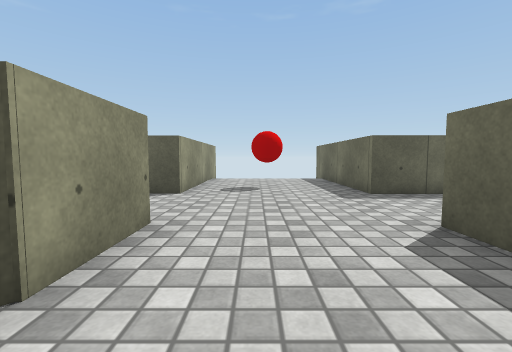
view 1 (above)

16 first-person views from a walk through a 3-D level made in the Unity game engine. The camera is 0.46 m above the floor, tilts 4° down and sees 90° across. The floor is counted in squares, 0.5 m on a side. Each view is taken from the middle of a square. On the plan, view 1 faces up. The plan holds only what a view shows up to about 10 squares ahead; the rest is blank. The player character is not drawn. Surface patterns are stand-ins for the level's own textures.

view 2
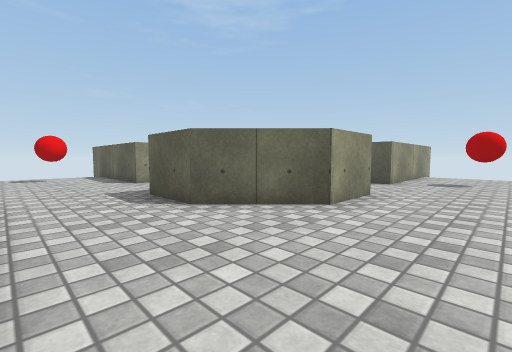

view 3
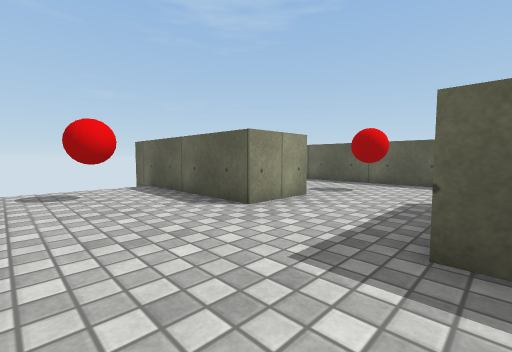

view 4
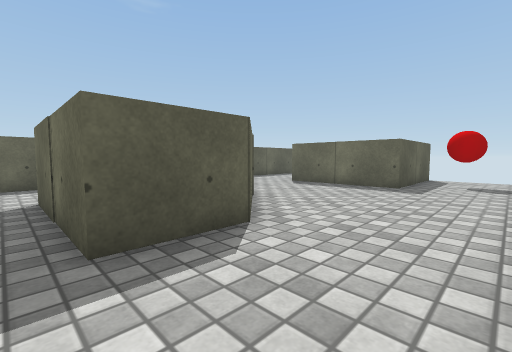

view 5
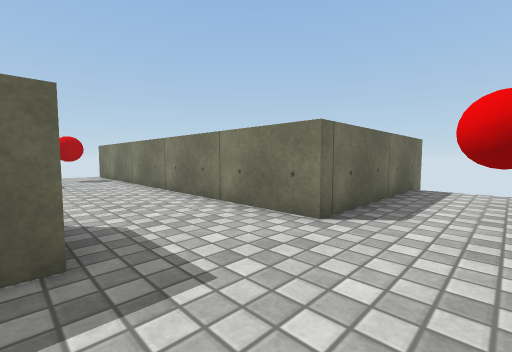

view 6
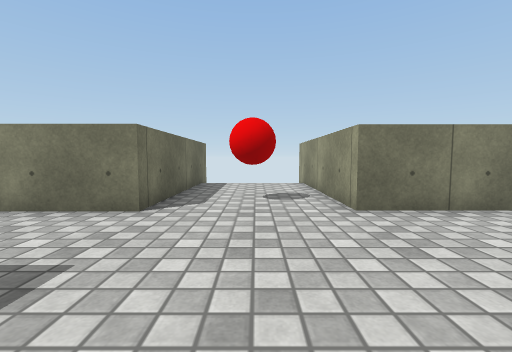

view 7
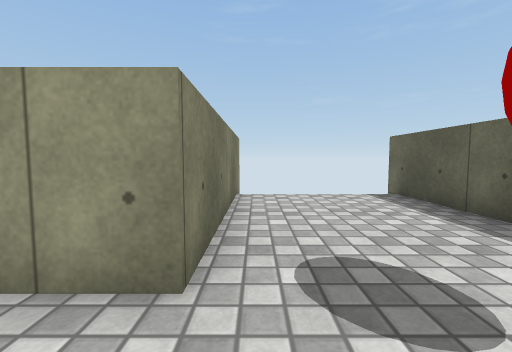

view 8
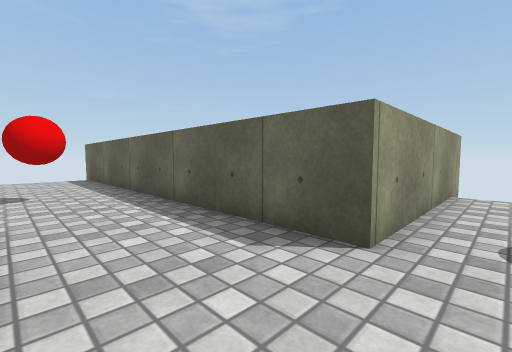

view 9
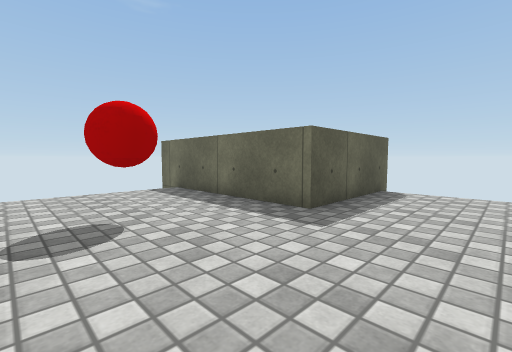

view 10
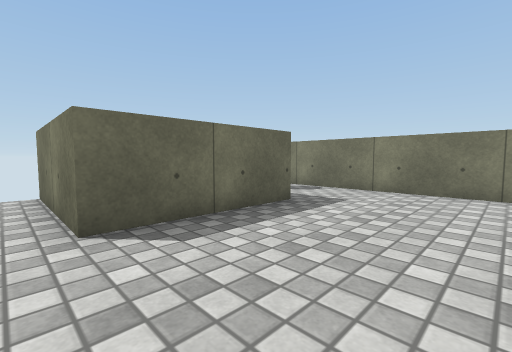

view 11
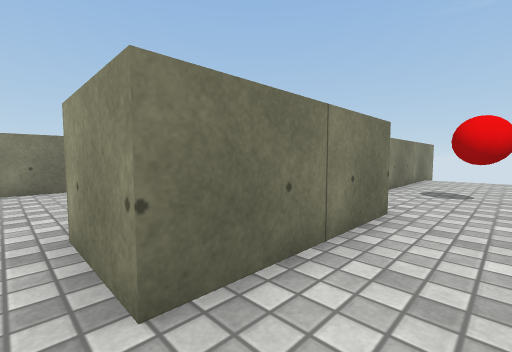

view 12
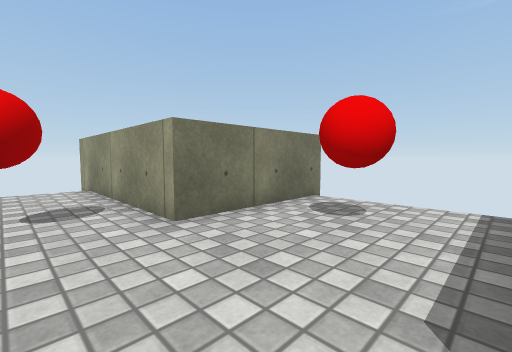

view 13
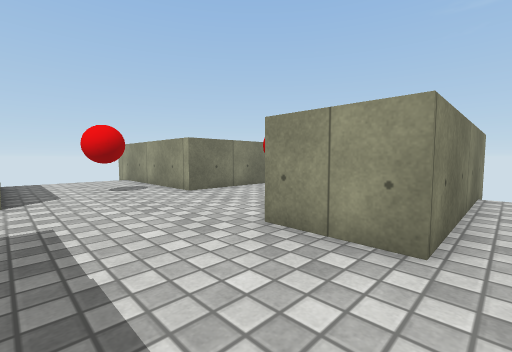

view 14
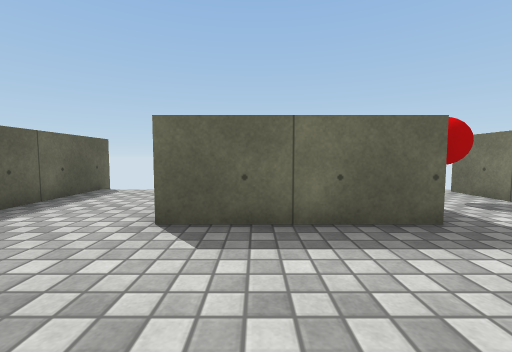

view 15
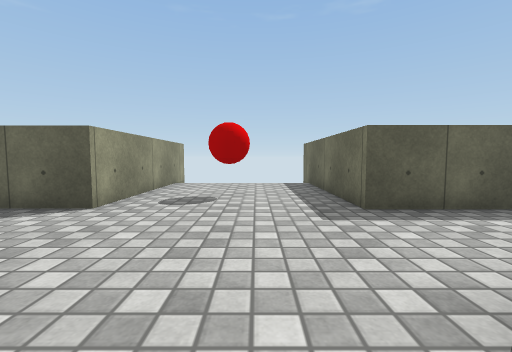

view 16
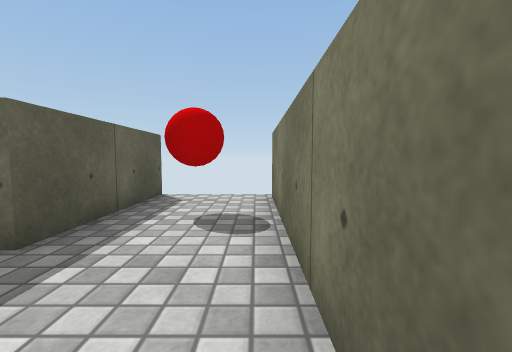

### Floor plan
Points are (right, up) in squares from view 1. A wall is a line through its corners. A room is listed if a view was taken in it or the views show most of it. See-through windows are left out.
Room 1 (views 1, 2, 3, 4, 5, 6, 7, 8, 9, 10, 11, 12, 13, 14, 15, 16)
walls: (-5.5, 3.6) (-1.5, 3.6) (-1.5, 1.6) (-3.5, -0.3) (-5.5, -0.3) (-5.5, 3.6); (-14.5, 2.5) (-8.7, 2.5) (-8.7, 0.5) (-14.5, 0.5); (-13.9, -3.4) (-9.8, -3.4) (-9.8, -9.5); (-2, 12.5) (-2, 6.6) (-14, 6.6); (-6, -9.5) (-6, -3.4) (6.1, -3.4); (6.5, -0.6) (2.5, -0.6) (2.5, 3.4) (6.5, 3.4); (7, 6.6) (3, 6.6) (3, 12.5)
objects: red ball (-12, -2); red ball (-8, -5) to (-8, -4); red ball (-8, 4) to (-8, 5); red ball (0, 8); red ball (4, -2) to (5, -2)

Where each view was taken, in squares from view 1:
view 1: 0 up, 0 right, facing up
view 2: 3 down, 1 right, facing up-left
view 3: 3 down, 5 left, facing up-left
view 4: 3 down, 6 left, facing up-right
view 5: 0 up, 8 left, facing down-right
view 6: 1 up, 8 left, facing down
view 7: 3 up, 7 left, facing left
view 8: 4 up, 1 left, facing up-left
view 9: 4 up, 1 left, facing up-right
view 10: 4 up, 1 left, facing down-right
view 11: 5 up, 1 left, facing down-left
view 12: 0 up, 8 left, facing down-left
view 13: 3 up, 6 left, facing down-left
view 14: 2 up, 1 left, facing right
view 15: 2 up, 1 right, facing up
view 16: 3 down, 0 right, facing right
